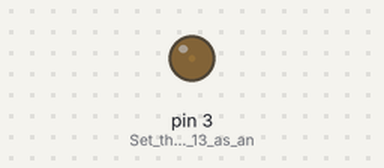
This sketch was run on a simulated Arduino Uno, built with avr-gcc and run on an emulated ATmega328P. Parts: output pins drawn as LEDs (lit = HIGH).

Above: at 0.05 s.
At 1.55 s:
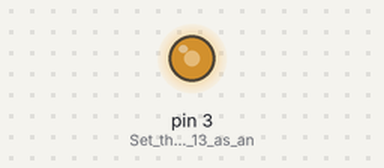
At 2.8 s:
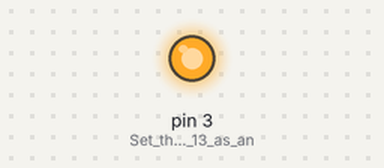
At 5.6 s:
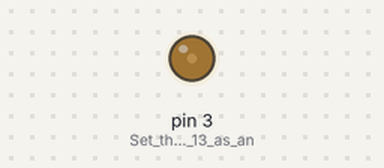
Timing chart, 0 to 9.3 s (numbered marks = the images above):
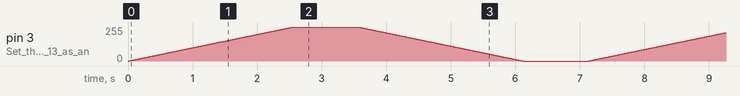

The sketch:

Arduino_analogWrite_Example.ino
```cpp
/*
 * MOUDLE(S) : 4601ICBTMA | 4604ICBTEL
 * SKETCH    : Arduino analogWrite Example
 * AUTHOR    : Liyanage Kalana Perera (www.linkedin.com/in/liyanagekalana)
 * DATE      : 2026.09.25
 *
 * REQUIRED LIBRARIES ->
 *                     >  None
 *
 * NOTES ->
 *        > This sketch will demonstrate how to use analogWrite() function.
 *        > analogWrite() function will drive PWM from the GPIO.
 *        > analogWrite() function can only be use with "PWM" pins.
 *        > "PWM" pins are located on "DIGITAL" side and printed "~" before the pin number.
 *
 */

void setup()
{
  pinMode(3,OUTPUT); // Set the GPIO 13 as an "OUTPUT".
}

void loop()
{
  // GPIO 3 go from 0 to 255. LED will slowly light up.
  for(int i = 0;i<=255;i++)
  {
    analogWrite(3,i); // Assign the "i" value as the PWM.
    delay(10);
  }
  delay(1000);
  // GPIO 3 go from 255 to 0. LED will slowly go off.
  for(int i = 255;0<=i;i--)
  {
    analogWrite(3,i); // Assign the "i" value as the PWM.
    delay(10);
  }
  delay(1000);
}
```
